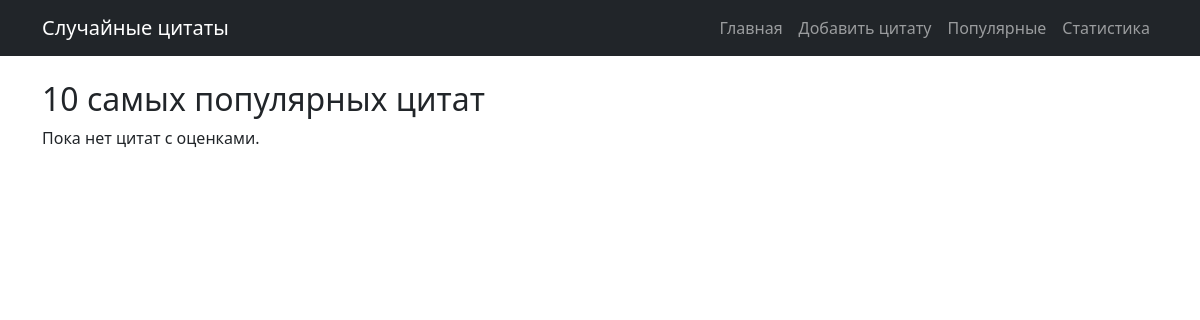
Before: /popular/ with the older database file.
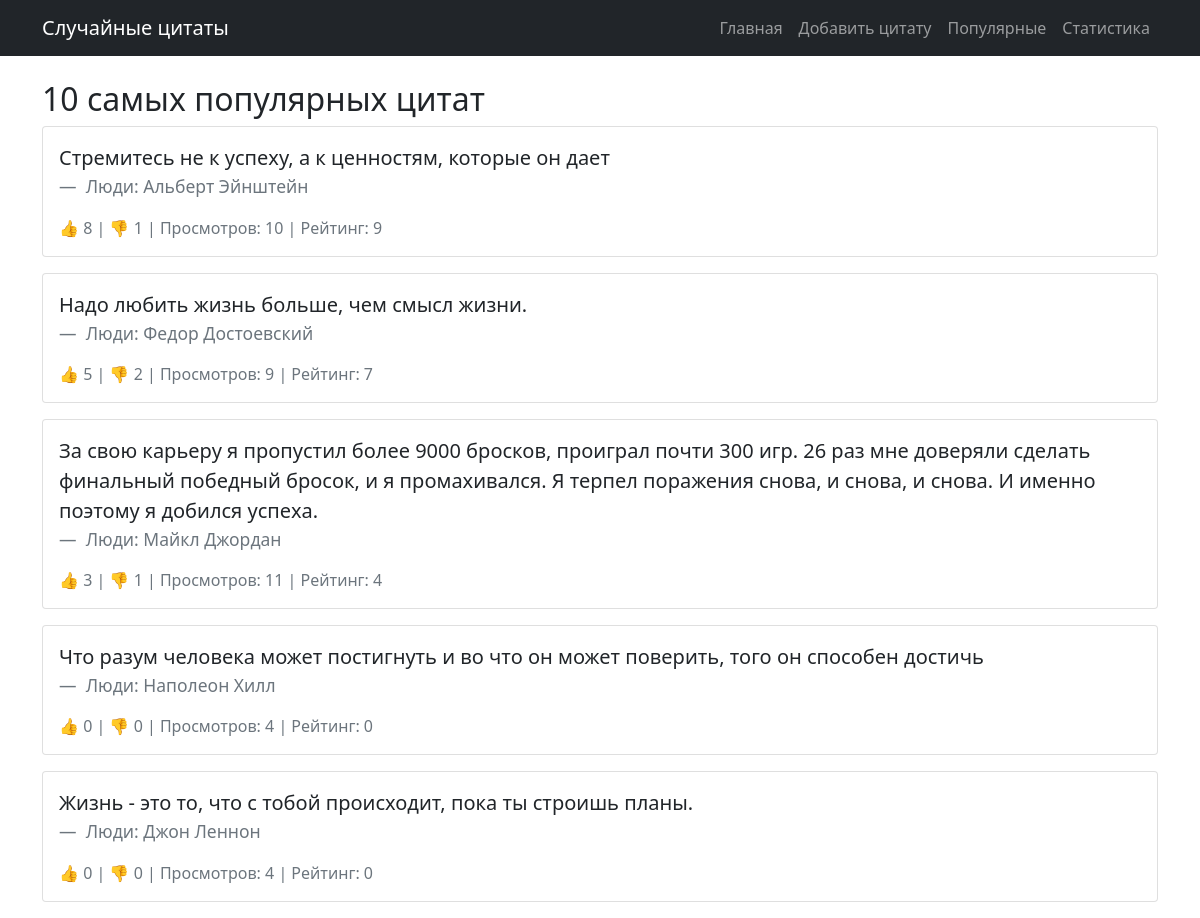
After: the same page with the newer database file.
### quotes/models.py (models this page shows, shortened)
class Quote(models.Model):
    text = models.TextField(verbose_name="Текст цитаты")
    source = models.ForeignKey(Source, on_delete=models.CASCADE, verbose_name="Источник")
    weight = models.PositiveIntegerField(default=1, verbose_name="Вес")
    views = models.PositiveIntegerField(default=0, verbose_name="Просмотры")
    likes = models.PositiveIntegerField(default=0, verbose_name="Лайки")
    dislikes = models.PositiveIntegerField(default=0, verbose_name="Дизлайки")
    created_at = models.DateTimeField(auto_now_add=True)
    updated_at = models.DateTimeField(auto_now=True)
    class Meta:
        unique_together = ['text', 'source']

class Source(models.Model):
    TYPE_CHOICES = [
        ('movie', 'Фильм'),
        ('book', 'Книга'),
        ('series', 'Сериал'),
        ('game', 'Игра'),
        ('person', 'Люди'),
        ('other', 'Другое'),
    ]
    name = models.CharField(max_length=200, verbose_name="Название")
    type = models.CharField(max_length=20, choices=TYPE_CHOICES, verbose_name="Тип")
    created_at = models.DateTimeField(auto_now_add=True)
    class Meta:
        unique_together = ['name', 'type']
    def __str__(self):
        return f"{self.get_type_display()}: {self.name}"

### quotes/views.py (the view)
# urls.py: path('popular/', views.popular_quotes, name='popular_quotes'),
def popular_quotes(request):
    quotes = Quote.objects.annotate(
        popularity=F('likes') - F('dislikes')
    ).order_by('-popularity', '-views')[:10]
    return render(request, 'quotes/popular_quotes.html', {'quotes': quotes})

### quotes/templates/quotes/popular_quotes.html
{% extends 'quotes/base.html' %}
{% block content %}
<div class="row">
    <div class="col-12">
        <h2>10 самых популярных цитат</h2>
        {% for quote in quotes %}
        <div class="card mb-3">
            <div class="card-body">
                <blockquote class="blockquote">
                    <p>{{ quote.text }}</p>
                    <footer class="blockquote-footer">
                        {{ quote.source }}
                    </footer>
                </blockquote>
                <div class="text-muted">
                    👍 {{ quote.likes }} | 👎 {{ quote.dislikes }} |
                    Просмотров: {{ quote.views }} | Рейтинг: {{ quote.likes|add:quote.dislikes|default:0 }}
                </div>
            </div>
        </div>
        {% empty %}
        <p>Пока нет цитат с оценками.</p>
        {% endfor %}
    </div>
</div>
{% endblock %}

Changed rows visible on the page:
added Quote: text "Стремитесь не к успеху, а к ценностям, которые он дает", source "Люди: Альберт Эйнштейн", likes "8", dislikes "1", views "10", likes|add "9"
added Quote: text "Надо любить жизнь больше, чем смысл жизни.", source "Люди: Федор Достоевский", likes "5", dislikes "2", views "9", likes|add "7"
added Quote: text "За свою карьеру я пропустил более 9000 бросков, проиграл почти 300 игр. 26 раз мне доверяли сделать финальный победный бросок, и я промахивался. Я терпел поражения снова, и снова, и снова. И именно поэтому я добился успеха.", source "Люди: Майкл Джордан", likes "3", dislikes "1", views "11", likes|add "4"
added Quote: text "Что разум человека может постигнуть и во что он может поверить, того он способен достичь", source "Люди: Наполеон Хилл", likes "0", dislikes "0", views "4", likes|add "0"
added Quote: text "Жизнь - это то, что с тобой происходит, пока ты строишь планы.", source "Люди: Джон Леннон", likes "0", dislikes "0", views "4", likes|add "0"
Other visible differences:
text no longer shown: "Пока нет цитат с оценками."
